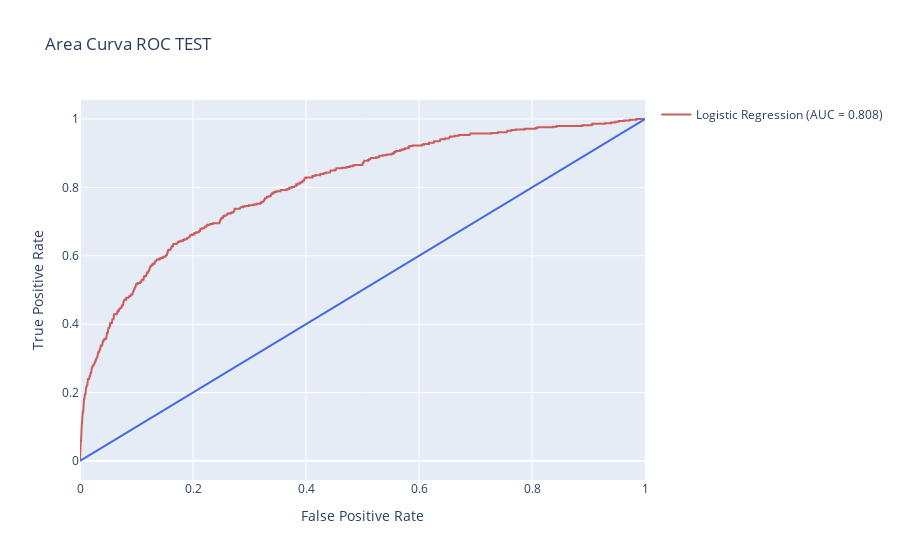

This figure's notebook cell:
### Markdown cell above
## Logistic Regression

### Code cell
auc_metrics_models = dict()

best_logit = hyperparameters_optimization(model = LogisticRegression(), num_folds = 3,
                                          param_grid = {'C':[0.0001,0.001,0.01,0.1,1,10,100]}, 
                                          X_train = X_train_final, y_train = y_train_final, grid = True)

y_test_pred_lr, y_test_proba_lr, auc_score_lr = train_model_predict(best_logit, X_test)

auc_curve = plot_roc_curve(y_test, y_test_proba_lr, 'Logistic Regression')

### Figure 1 — Plotly figure (JSON) as saved in the notebook; plotly's stock layout.template omitted (floating-point values rounded to 4 significant figures; data arrays with more than 128 entries replaced by an {"elided": "..."} marker saying what was removed)
{"data": [{"line": {"color": "indianred"}, "mode": "lines", "name": "Logistic Regression (AUC = 0.808)", "type": "scatter", "x": {"elided": "690 float values"}, "y": {"elided": "690 float values"}}, {"line": {"color": "royalblue"}, "mode": "lines", "showlegend": false, "type": "scatter", "x": [0, 1], "y": [0, 1]}], "layout": {"title": {"text": "Area Curva ROC TEST"}, "xaxis": {"title": {"text": "False Positive Rate"}}, "yaxis": {"title": {"text": "True Positive Rate"}}}}
